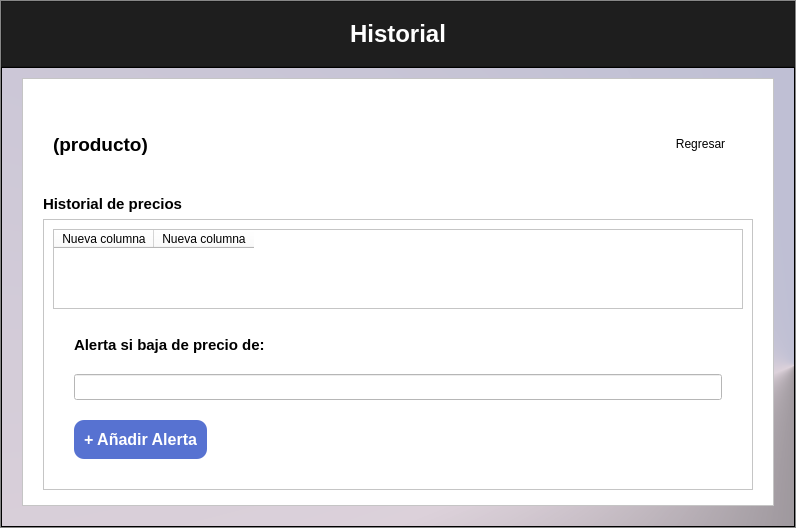
<?xml version="1.0" encoding="UTF-8"?>
<ui version="4.0">
 <class>Historial</class>
 <widget class="QMainWindow" name="Historial">
  <property name="geometry">
   <rect>
    <x>0</x>
    <y>0</y>
    <width>796</width>
    <height>528</height>
   </rect>
  </property>
  <property name="windowTitle">
   <string>MainWindow</string>
  </property>
  <widget class="QWidget" name="centralwidget">
   <layout class="QVBoxLayout" name="verticalLayout_2">
    <property name="leftMargin">
     <number>0</number>
    </property>
    <property name="topMargin">
     <number>0</number>
    </property>
    <property name="rightMargin">
     <number>0</number>
    </property>
    <property name="bottomMargin">
     <number>0</number>
    </property>
    <item>
     <widget class="QFrame" name="frame">
      <property name="cursor">
       <cursorShape>SizeBDiagCursor</cursorShape>
      </property>
      <property name="styleSheet">
       <string notr="true">background-color: rgb(175, 175, 175);</string>
      </property>
      <property name="frameShape">
       <enum>QFrame::StyledPanel</enum>
      </property>
      <property name="frameShadow">
       <enum>QFrame::Raised</enum>
      </property>
      <layout class="QVBoxLayout" name="verticalLayout" stretch="1,7">
       <property name="spacing">
        <number>0</number>
       </property>
       <property name="leftMargin">
        <number>0</number>
       </property>
       <property name="topMargin">
        <number>0</number>
       </property>
       <property name="rightMargin">
        <number>0</number>
       </property>
       <property name="bottomMargin">
        <number>0</number>
       </property>
       <item>
        <widget class="QFrame" name="Frame_Sup">
         <property name="styleSheet">
          <string notr="true">background-color: rgb(30, 30, 30);</string>
         </property>
         <property name="frameShape">
          <enum>QFrame::StyledPanel</enum>
         </property>
         <property name="frameShadow">
          <enum>QFrame::Raised</enum>
         </property>
         <layout class="QVBoxLayout" name="verticalLayout_4">
          <item>
           <widget class="QLabel" name="label">
            <property name="sizePolicy">
             <sizepolicy hsizetype="Minimum" vsizetype="Preferred">
              <horstretch>0</horstretch>
              <verstretch>0</verstretch>
             </sizepolicy>
            </property>
            <property name="font">
             <font>
              <family>Leelawadee UI</family>
              <pointsize>18</pointsize>
              <bold>true</bold>
             </font>
            </property>
            <property name="styleSheet">
             <string notr="true">
color: rgb(255, 255, 255);</string>
            </property>
            <property name="text">
             <string>Historial</string>
            </property>
            <property name="alignment">
             <set>Qt::AlignCenter</set>
            </property>
           </widget>
          </item>
         </layout>
        </widget>
       </item>
       <item>
        <widget class="QFrame" name="frame_conte">
         <property name="cursor">
          <cursorShape>UpArrowCursor</cursorShape>
         </property>
         <property name="styleSheet">
          <string notr="true">background-color: qconicalgradient(cx:1, cy:0.648, angle:0, stop:0 rgba(169, 178, 207, 255), stop:0.596591 rgba(220, 209, 218, 255), stop:0.98 rgba(66, 66, 66, 255), stop:1 rgba(0, 0, 0, 0));</string>
         </property>
         <property name="frameShape">
          <enum>QFrame::StyledPanel</enum>
         </property>
         <property name="frameShadow">
          <enum>QFrame::Raised</enum>
         </property>
         <layout class="QVBoxLayout" name="verticalLayout_7">
          <property name="spacing">
           <number>20</number>
          </property>
          <property name="leftMargin">
           <number>20</number>
          </property>
          <property name="topMargin">
           <number>10</number>
          </property>
          <property name="rightMargin">
           <number>20</number>
          </property>
          <property name="bottomMargin">
           <number>20</number>
          </property>
          <item>
           <widget class="QFrame" name="frame_4">
            <property name="styleSheet">
             <string notr="true">background-color: rgb(255, 255, 255);</string>
            </property>
            <property name="frameShape">
             <enum>QFrame::StyledPanel</enum>
            </property>
            <property name="frameShadow">
             <enum>QFrame::Raised</enum>
            </property>
            <layout class="QVBoxLayout" name="verticalLayout_5" stretch="1,0,3">
             <property name="spacing">
              <number>6</number>
             </property>
             <property name="leftMargin">
              <number>20</number>
             </property>
             <property name="topMargin">
              <number>20</number>
             </property>
             <property name="rightMargin">
              <number>20</number>
             </property>
             <property name="bottomMargin">
              <number>15</number>
             </property>
             <item>
              <widget class="QFrame" name="frame_3">
               <property name="styleSheet">
                <string notr="true">background-color: transparent;</string>
               </property>
               <property name="frameShape">
                <enum>QFrame::StyledPanel</enum>
               </property>
               <property name="frameShadow">
                <enum>QFrame::Raised</enum>
               </property>
               <layout class="QHBoxLayout" name="horizontalLayout" stretch="7,1">
                <item>
                 <widget class="QLabel" name="label_producto">
                  <property name="font">
                   <font>
                    <family>Leelawadee UI</family>
                    <pointsize>14</pointsize>
                    <bold>true</bold>
                   </font>
                  </property>
                  <property name="styleSheet">
                   <string notr="true">background-color: transparent;
</string>
                  </property>
                  <property name="text">
                   <string>(producto)</string>
                  </property>
                 </widget>
                </item>
                <item>
                 <widget class="QPushButton" name="pushButton_2">
                  <property name="text">
                   <string>Regresar</string>
                  </property>
                  <property name="flat">
                   <bool>true</bool>
                  </property>
                 </widget>
                </item>
               </layout>
              </widget>
             </item>
             <item>
              <widget class="QLabel" name="label_3">
               <property name="font">
                <font>
                 <family>Leelawadee UI</family>
                 <bold>true</bold>
                </font>
               </property>
               <property name="styleSheet">
                <string notr="true">background-color: transparent;</string>
               </property>
               <property name="text">
                <string>&lt;html&gt;&lt;head/&gt;&lt;body&gt;&lt;p&gt;&lt;span style=&quot; font-size:11pt; font-weight:700;&quot;&gt;Historial de precios&lt;/span&gt;&lt;/p&gt;&lt;/body&gt;&lt;/html&gt;</string>
               </property>
              </widget>
             </item>
             <item>
              <widget class="QFrame" name="frame_2">
               <property name="styleSheet">
                <string notr="true"> &lt;table id=&quot;tablaAlumnos&quot;&gt;
        &lt;thead&gt;
            &lt;tr&gt;
                &lt;th&gt;Número de Cuenta&lt;/th&gt;
                &lt;th&gt;Nombre&lt;/th&gt;
                &lt;th&gt;Nota Final&lt;/th&gt;
                &lt;th&gt;Acciones&lt;/th&gt;
            &lt;/tr&gt;
        &lt;/thead&gt;
        &lt;tbody id=&quot;cuerpoTabla&quot;&gt;&lt;/tbody&gt;
    &lt;/table&gt;</string>
               </property>
               <property name="frameShape">
                <enum>QFrame::StyledPanel</enum>
               </property>
               <property name="frameShadow">
                <enum>QFrame::Raised</enum>
               </property>
               <layout class="QVBoxLayout" name="verticalLayout_3">
                <item>
                 <widget class="QTableWidget" name="tableWidget">
                  <property name="minimumSize">
                   <size>
                    <width>0</width>
                    <height>0</height>
                   </size>
                  </property>
                  <column>
                   <property name="text">
                    <string>Nueva columna</string>
                   </property>
                  </column>
                  <column>
                   <property name="text">
                    <string>Nueva columna</string>
                   </property>
                  </column>
                 </widget>
                </item>
                <item>
                 <widget class="QFrame" name="frame_5">
                  <property name="styleSheet">
                   <string notr="true">background-color: transparent;</string>
                  </property>
                  <property name="frameShape">
                   <enum>QFrame::StyledPanel</enum>
                  </property>
                  <property name="frameShadow">
                   <enum>QFrame::Raised</enum>
                  </property>
                  <layout class="QVBoxLayout" name="verticalLayout_6" stretch="0,2,4">
                   <property name="spacing">
                    <number>20</number>
                   </property>
                   <property name="leftMargin">
                    <number>20</number>
                   </property>
                   <property name="topMargin">
                    <number>20</number>
                   </property>
                   <property name="rightMargin">
                    <number>20</number>
                   </property>
                   <property name="bottomMargin">
                    <number>20</number>
                   </property>
                   <item>
                    <widget class="QLabel" name="label_2">
                     <property name="font">
                      <font>
                       <family>Leelawadee UI</family>
                       <bold>true</bold>
                      </font>
                     </property>
                     <property name="text">
                      <string>&lt;html&gt;&lt;head/&gt;&lt;body&gt;&lt;p&gt;&lt;span style=&quot; font-size:11pt; font-weight:700;&quot;&gt;Alerta si baja de precio de:&lt;/span&gt;&lt;/p&gt;&lt;/body&gt;&lt;/html&gt;</string>
                     </property>
                    </widget>
                   </item>
                   <item>
                    <widget class="QLineEdit" name="lineEdit">
                     <property name="font">
                      <font>
                       <pointsize>11</pointsize>
                       <bold>true</bold>
                      </font>
                     </property>
                     <property name="styleSheet">
                      <string notr="true">background-color: rgb(255, 255, 255);</string>
                     </property>
                     <property name="text">
                      <string/>
                     </property>
                    </widget>
                   </item>
                   <item>
                    <widget class="QPushButton" name="pushButton">
                     <property name="sizePolicy">
                      <sizepolicy hsizetype="Fixed" vsizetype="Fixed">
                       <horstretch>0</horstretch>
                       <verstretch>0</verstretch>
                      </sizepolicy>
                     </property>
                     <property name="font">
                      <font>
                       <family>Leelawadee UI</family>
                       <pointsize>12</pointsize>
                       <italic>false</italic>
                       <bold>true</bold>
                      </font>
                     </property>
                     <property name="cursor">
                      <cursorShape>PointingHandCursor</cursorShape>
                     </property>
                     <property name="styleSheet">
                      <string notr="true">background-color: rgb(87, 114, 209);
color: rgb(255, 255, 255);
border-radius: 10px;
padding: 10px;
</string>
                     </property>
                     <property name="text">
                      <string>+ Añadir Alerta</string>
                     </property>
                    </widget>
                   </item>
                  </layout>
                 </widget>
                </item>
               </layout>
              </widget>
             </item>
            </layout>
           </widget>
          </item>
         </layout>
        </widget>
       </item>
      </layout>
     </widget>
    </item>
   </layout>
  </widget>
 </widget>
 <resources/>
 <connections/>
</ui>
